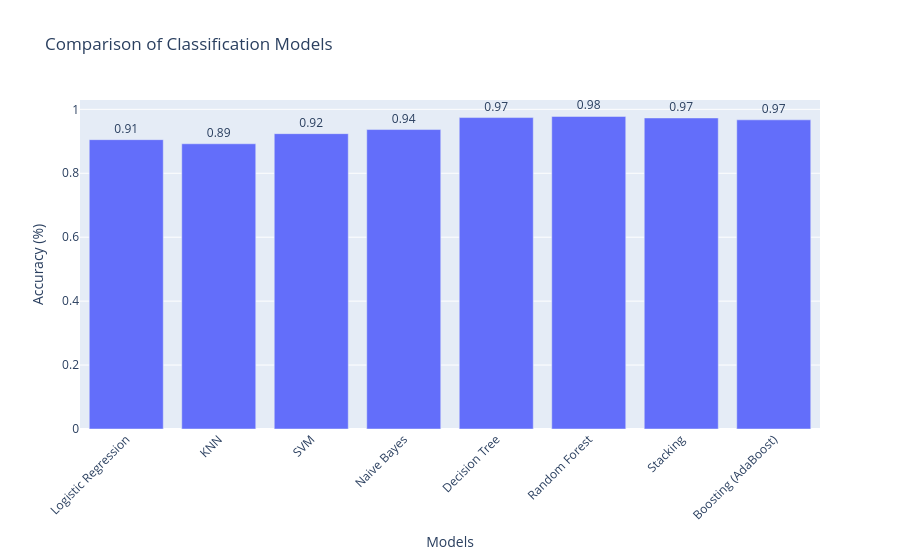

The notebook cell saved with this chart:
### Markdown cell above
# Comparison of Accuracy Scores

### Code cell
import plotly.express as px
import pandas as pd

models = ['Logistic Regression', 'KNN', 'SVM',
          'Naive Bayes', 'Decision Tree',
          'Random Forest', 'Stacking',
          'Boosting (AdaBoost)']

scores = [acc, acc_knn, acc_svm, acc_nb,
          acc_dt, acc_rf, acc_st, acc_ada]

results = pd.DataFrame({
    'Model': models,
    'Accuracy': scores
})

fig = px.bar(
    results,
    x='Model',
    y='Accuracy',
    text='Accuracy',
    title='Comparison of Classification Models'
)

fig.update_traces(texttemplate='%{text:.2f}', textposition='outside')

fig.update_layout(
    xaxis_title='Models',
    yaxis_title='Accuracy (%)',
    xaxis_tickangle=-45
)

fig.show()

### Figure 1 — Plotly figure (JSON) as saved in the notebook; plotly's stock layout.template omitted (floating-point values rounded to 4 significant figures)
{"data": [{"hovertemplate": "Model=%{x}<br>Accuracy=%{text}<extra></extra>", "legendgroup": "", "marker": {"color": "#636efa", "pattern": {"shape": ""}}, "name": "", "orientation": "v", "showlegend": false, "text": [0.9052, 0.8923, 0.9239, 0.9368, 0.9742, 0.9778, 0.9731, 0.9672], "textposition": "outside", "texttemplate": "%{text:.2f}", "type": "bar", "x": ["Logistic Regression", "KNN", "SVM", "Naive Bayes", "Decision Tree", "Random Forest", "Stacking", "Boosting (AdaBoost)"], "xaxis": "x", "y": [0.9052, 0.8923, 0.9239, 0.9368, 0.9742, 0.9778, 0.9731, 0.9672], "yaxis": "y"}], "layout": {"barmode": "relative", "legend": {"tracegroupgap": 0}, "title": {"text": "Comparison of Classification Models"}, "xaxis": {"anchor": "y", "domain": [0, 1], "tickangle": -45, "title": {"text": "Models"}}, "yaxis": {"anchor": "x", "domain": [0, 1], "title": {"text": "Accuracy (%)"}}}}
